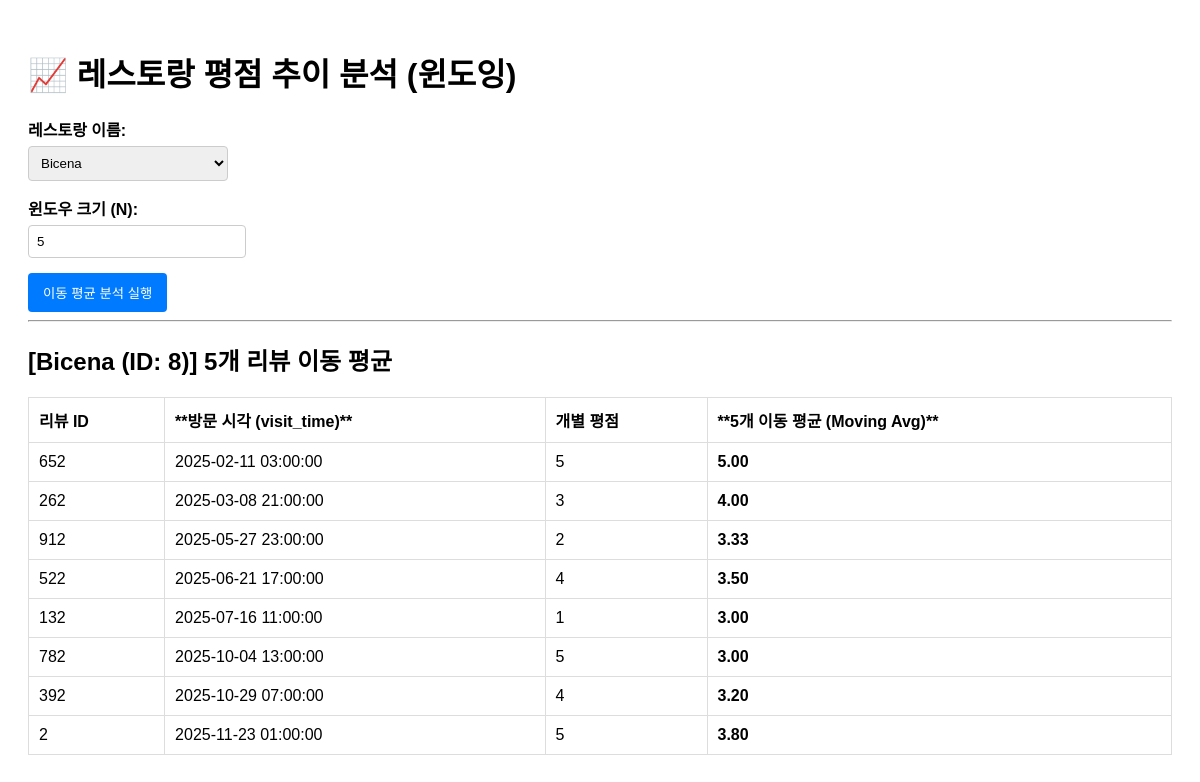
Page /public/analysis_window.php?restaurant_id=8 on the committed database.
### tables this page shows
CREATE TABLE restaurants (
    restaurant_id   INT AUTO_INCREMENT PRIMARY KEY,
    name            VARCHAR(100) NOT NULL,
    address         VARCHAR(200) NOT NULL,
    description     TEXT,
    price           INT UNSIGNED NOT NULL,
    opening_hours   VARCHAR(255),
    closed_day      VARCHAR(20),
    avg_rating      DECIMAL(3,2) DEFAULT 0.0,
    review_count    INT DEFAULT 0,
    district_id     INT NOT NULL,
    FOREIGN KEY (district_id) REFERENCES districts(district_id) ON DELETE CASCADE
);

CREATE TABLE reviews (
    review_id        INT AUTO_INCREMENT PRIMARY KEY,
    user_id          INT NOT NULL,
    restaurant_id    INT NOT NULL,
    occasion_id      INT NOT NULL,
    time_slot_id     INT NOT NULL,
    rating_score     TINYINT NOT NULL CHECK (rating_score BETWEEN 1 AND 5),
    spend_amount     INT UNSIGNED NOT NULL,
    comment          TEXT,
    created_at       DATETIME DEFAULT CURRENT_TIMESTAMP,
    visit_time       DATETIME NOT NULL,
    FOREIGN KEY (user_id)       REFERENCES users(user_id) ON DELETE CASCADE,
    FOREIGN KEY (restaurant_id) REFERENCES restaurants(restaurant_id) ON DELETE CASCADE,
    FOREIGN KEY (occasion_id)   REFERENCES occasions(occasion_id) ON DELETE CASCADE,
    FOREIGN KEY (time_slot_id)  REFERENCES time_slots(time_slot_id) ON DELETE CASCADE
);

### public/analysis_window.php (the view, shortened to what this page needs)
<?php
$pdo = getDB();
$restaurants = $pdo->query("SELECT restaurant_id, name FROM restaurants ORDER BY name")->fetchAll(PDO::FETCH_ASSOC);
$restaurant_id = $_GET['restaurant_id'] ?? null;
$window_size = $_GET['window_size'] ?? 5;
$results = [];
$restaurant_name = '특정 레스토랑';
if ($restaurant_id) {
    $window_size = (int)$window_size;
    $preceding_rows = $window_size - 1;
    $sql = "
        SELECT
            r.review_id,
            r.rating_score,
            r.visit_time,
            AVG(r.rating_score) OVER (
                PARTITION BY r.restaurant_id
                ORDER BY r.visit_time
                ROWS BETWEEN {$preceding_rows} PRECEDING AND CURRENT ROW
            ) AS moving_avg,
            res.name AS restaurant_name
        FROM reviews r
        JOIN restaurants res ON r.restaurant_id = res.restaurant_id
        WHERE r.restaurant_id = :restaurant_id
        ORDER BY r.visit_time ASC;
    ";
    try {
        $stmt = $pdo->prepare($sql);
        $stmt->bindParam(':restaurant_id', $restaurant_id, PDO::PARAM_INT);
        $stmt->execute();
        $results = $stmt->fetchAll(PDO::FETCH_ASSOC);
        if (!empty($results)) {
            $restaurant_name = $results[0]['restaurant_name'];
        }
    } catch (PDOException $e) {
        $results = [];
        $error_message = "쿼리 실행 중 오류 발생: " . $e->getMessage();
    }
}
?>
<!DOCTYPE html>
<html lang="ko">
<head>
</head>
<body>
<h1>📈 레스토랑 평점 추이 분석 (윈도잉)</h1>
<form method="GET" action="analysis_window.php">
    <div class="form-group">
        <label for="restaurant_id">레스토랑 이름:</label>
        <select id="restaurant_id" name="restaurant_id" required>
            <?php foreach ($restaurants as $res): ?>
                <option value="<?php echo htmlspecialchars($res['restaurant_id']); ?>"
                    <?php if ($restaurant_id == $res['restaurant_id']) echo 'selected'; ?>>
                    <?php echo htmlspecialchars($res['name']); ?>
                </option>
            <?php endforeach; ?>
        </select>
    </div>
    <div class="form-group">
        <label for="window_size">윈도우 크기 (N):</label>
        <input type="number" id="window_size" name="window_size" required min="2" max="10" placeholder="평균을 낼 리뷰 수 (예: 5)"
                value="<?php echo htmlspecialchars($window_size ?? '5'); ?>">
    </div>
    <button type="submit">이동 평균 분석 실행</button>
</form>
<?php if (!empty($results)): ?>
    <hr>
    <h2>[<?php echo htmlspecialchars($restaurant_name); ?> (ID: <?php echo htmlspecialchars($restaurant_id); ?>)] <?php echo $window_size; ?>개 리뷰 이동 평균</h2>
    <table>
        <thead>
            <tr>
                <th>리뷰 ID</th>
                <th>**방문 시각 (visit_time)**</th> <th>개별 평점</th>
                <th>**<?php echo $window_size; ?>개 이동 평균 (Moving Avg)**</th>
            </tr>
        </thead>
        <tbody>
        <?php foreach ($results as $row): ?>
            <tr>
                <td><?php echo $row['review_id']; ?></td>
                <td><?php echo htmlspecialchars($row['visit_time']); ?></td> <td><?php echo $row['rating_score']; ?></td>
                <td>
                    <strong><?php echo number_format($row['moving_avg'], 2); ?></strong>
                </td>
            </tr>
        <?php endforeach; ?>
        </tbody>
    </table>
<?php elseif (isset($_GET['restaurant_id'])): ?>
    <hr>
    <p>요청하신 레스토랑 ID (<?php echo htmlspecialchars($restaurant_id); ?>) 에 대한 리뷰 데이터가 충분하지 않거나 존재하지 않습니다. 다른 ID를 시도해 보세요.</p>
<?php endif; ?>
</body>
</html>

### public/analysis_window.php (style rules this page uses)
body { font-family: Arial, sans-serif; padding: 20px; }
.form-group { margin-bottom: 15px; }
label { display: block; font-weight: bold; margin-bottom: 5px; }
input[type="number"], select { padding: 8px; width: 200px; border: 1px solid #ccc; border-radius: 4px; }
button { padding: 10px 15px; background-color: #007bff; color: white; border: none; border-radius: 4px; cursor: pointer; }
table { border-collapse: collapse; width: 100%; margin-top: 20px; }
th, td { border: 1px solid #ddd; padding: 10px; text-align: left; }

### rows in the picture
restaurants: name "Bicena"
reviews: review_id "652", visit_time "2025-02-11 03:00:00", rating_score "5", moving_avg "5.00"
reviews: review_id "262", visit_time "2025-03-08 21:00:00", rating_score "3", moving_avg "4.00"
reviews: review_id "912", visit_time "2025-05-27 23:00:00", rating_score "2", moving_avg "3.33"
reviews: review_id "522", visit_time "2025-06-21 17:00:00", rating_score "4", moving_avg "3.50"
reviews: review_id "132", visit_time "2025-07-16 11:00:00", rating_score "1", moving_avg "3.00"
reviews: review_id "782", visit_time "2025-10-04 13:00:00", rating_score "5", moving_avg "3.00"
reviews: review_id "392", visit_time "2025-10-29 07:00:00", rating_score "4", moving_avg "3.20"
reviews: review_id "2", visit_time "2025-11-23 01:00:00", rating_score "5", moving_avg "3.80"

### other values in the picture
$restaurant_id "8"
$window_size "5"
form field restaurant_id "Bicena"
